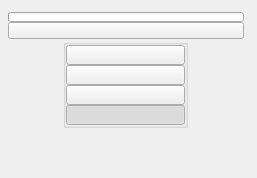
<?xml version="1.0" encoding="UTF-8"?>
<ui version="4.0">
 <class>QtUi</class>
 <widget class="QMainWindow" name="QtUi">
  <property name="enabled">
   <bool>true</bool>
  </property>
  <property name="geometry">
   <rect>
    <x>0</x>
    <y>0</y>
    <width>257</width>
    <height>178</height>
   </rect>
  </property>
  <property name="minimumSize">
   <size>
    <width>120</width>
    <height>0</height>
   </size>
  </property>
  <property name="maximumSize">
   <size>
    <width>999</width>
    <height>999</height>
   </size>
  </property>
  <property name="windowTitle">
   <string>Toolkit</string>
  </property>
  <property name="tabShape">
   <enum>QTabWidget::Triangular</enum>
  </property>
  <property name="dockNestingEnabled">
   <bool>true</bool>
  </property>
  <property name="dockOptions">
   <set>QMainWindow::AllowNestedDocks|QMainWindow::AllowTabbedDocks|QMainWindow::AnimatedDocks|QMainWindow::ForceTabbedDocks</set>
  </property>
  <widget class="QWidget" name="mainWindow">
   <widget class="QWidget" name="layoutWidget_2">
    <property name="geometry">
     <rect>
      <x>8</x>
      <y>12</y>
      <width>236</width>
      <height>141</height>
     </rect>
    </property>
    <layout class="QGridLayout" name="gridLayout_2">
     <property name="spacing">
      <number>0</number>
     </property>
     <item row="0" column="1" colspan="2">
      <widget class="TkProgressBar" name="progressBar">
       <property name="sizePolicy">
        <sizepolicy hsizetype="Ignored" vsizetype="Fixed">
         <horstretch>0</horstretch>
         <verstretch>0</verstretch>
        </sizepolicy>
       </property>
       <property name="minimumSize">
        <size>
         <width>0</width>
         <height>10</height>
        </size>
       </property>
       <property name="maximumSize">
        <size>
         <width>16777215</width>
         <height>10</height>
        </size>
       </property>
       <property name="value">
        <number>0</number>
       </property>
       <property name="textVisible">
        <bool>false</bool>
       </property>
      </widget>
     </item>
     <item row="2" column="1" colspan="2">
      <layout class="QHBoxLayout" name="horizontalLayout">
       <item>
        <layout class="QVBoxLayout" name="verticalLayout">
         <property name="spacing">
          <number>0</number>
         </property>
         <item>
          <widget class="QGroupBox" name="groupBox_2">
           <property name="minimumSize">
            <size>
             <width>125</width>
             <height>0</height>
            </size>
           </property>
           <property name="maximumSize">
            <size>
             <width>125</width>
             <height>999</height>
            </size>
           </property>
           <property name="title">
            <string/>
           </property>
           <layout class="QVBoxLayout" name="verticalLayout_3">
            <property name="spacing">
             <number>0</number>
            </property>
            <property name="leftMargin">
             <number>0</number>
            </property>
            <property name="topMargin">
             <number>0</number>
            </property>
            <property name="rightMargin">
             <number>0</number>
            </property>
            <property name="bottomMargin">
             <number>0</number>
            </property>
            <item>
             <widget class="QPushButton" name="b001">
              <property name="minimumSize">
               <size>
                <width>0</width>
                <height>20</height>
               </size>
              </property>
              <property name="maximumSize">
               <size>
                <width>999</width>
                <height>20</height>
               </size>
              </property>
              <property name="text">
               <string/>
              </property>
             </widget>
            </item>
            <item>
             <widget class="QPushButton" name="b002">
              <property name="minimumSize">
               <size>
                <width>0</width>
                <height>20</height>
               </size>
              </property>
              <property name="maximumSize">
               <size>
                <width>999</width>
                <height>20</height>
               </size>
              </property>
              <property name="text">
               <string/>
              </property>
             </widget>
            </item>
            <item>
             <widget class="QPushButton" name="b003">
              <property name="minimumSize">
               <size>
                <width>0</width>
                <height>20</height>
               </size>
              </property>
              <property name="maximumSize">
               <size>
                <width>999</width>
                <height>20</height>
               </size>
              </property>
              <property name="text">
               <string/>
              </property>
             </widget>
            </item>
            <item>
             <widget class="QPushButton" name="b000">
              <property name="minimumSize">
               <size>
                <width>0</width>
                <height>20</height>
               </size>
              </property>
              <property name="maximumSize">
               <size>
                <width>999</width>
                <height>20</height>
               </size>
              </property>
              <property name="text">
               <string/>
              </property>
              <property name="checkable">
               <bool>true</bool>
              </property>
              <property name="checked">
               <bool>true</bool>
              </property>
             </widget>
            </item>
           </layout>
          </widget>
         </item>
         <item>
          <spacer name="verticalSpacer">
           <property name="orientation">
            <enum>Qt::Vertical</enum>
           </property>
           <property name="sizeHint" stdset="0">
            <size>
             <width>20</width>
             <height>40</height>
            </size>
           </property>
          </spacer>
         </item>
        </layout>
       </item>
       <item>
        <layout class="QVBoxLayout" name="verticalLayout_2">
         <property name="spacing">
          <number>0</number>
         </property>
        </layout>
       </item>
      </layout>
     </item>
     <item row="1" column="1" colspan="2">
      <widget class="TkPushButton_Draggable" name="pin">
       <property name="minimumSize">
        <size>
         <width>19</width>
         <height>17</height>
        </size>
       </property>
       <property name="maximumSize">
        <size>
         <width>999</width>
         <height>17</height>
        </size>
       </property>
       <property name="text">
        <string/>
       </property>
       <property name="checkable">
        <bool>true</bool>
       </property>
      </widget>
     </item>
    </layout>
   </widget>
  </widget>
 </widget>
 <customwidgets>
  <customwidget>
   <class>TkPushButton_Draggable</class>
   <extends>QPushButton</extends>
   <header>widgets.tkpushbuttondraggable.h</header>
  </customwidget>
  <customwidget>
   <class>TkProgressBar</class>
   <extends>QProgressBar</extends>
   <header>widgets.tkprogressbar.h</header>
  </customwidget>
 </customwidgets>
 <resources/>
 <connections/>
 <designerdata>
  <property name="gridDeltaX">
   <number>5</number>
  </property>
  <property name="gridDeltaY">
   <number>5</number>
  </property>
  <property name="gridSnapX">
   <bool>true</bool>
  </property>
  <property name="gridSnapY">
   <bool>true</bool>
  </property>
  <property name="gridVisible">
   <bool>true</bool>
  </property>
 </designerdata>
</ui>
